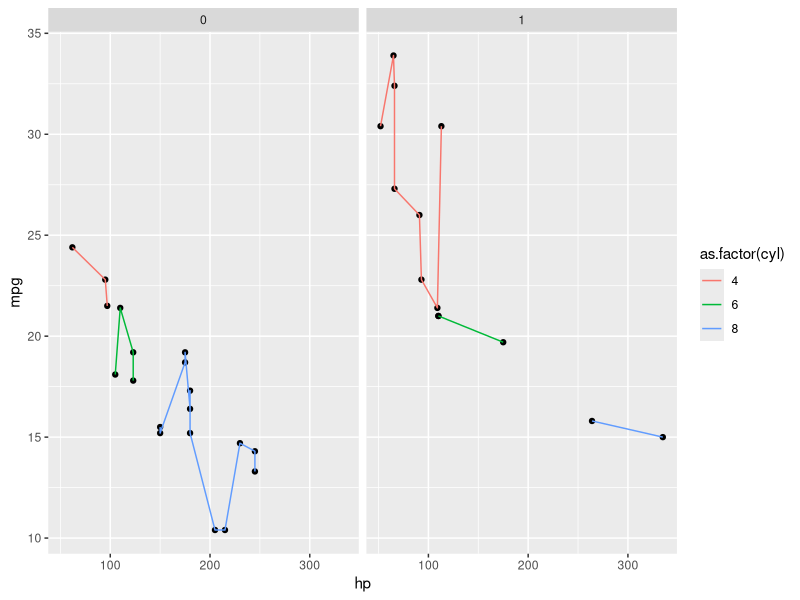

Generate this figure with R:
## ---- chunk 1
library(ggplot2)
# nothing to plot, but PANEL and group are intitialised
head(
  ggplot_build(ggplot(mtcars))$data[[1]]
)

# aesthetics are placed on the layer data
p <- ggplot(mtcars, aes(x =  hp, y = mpg))
head(
  ggplot_build(p)$data[[1]]
)

# default aesthetic values are now propagated to the layer data
# once we call a geom
p <- p + geom_point()
head(
  ggplot_build(p)$data[[1]]
)

# adding in another layer with a new aesthetic 
p <- p + geom_line(aes(colour = as.factor(cyl)))

# layer 1 is the same
head(
  ggplot_build(p)$data[[1]]
)

# layer 2 inherits layer 1 aesthetics and adds default aesthetics for that geom
# group is now propgated
head(
  ggplot_build(p)$data[[2]]
)

# adding a facet doesn't change data, instead when a plot is built
# the aes variables contained in a facet are mapped to the appropriate
# panel
p <- p + facet_wrap(~ am)
head(
  ggplot_build(p)$data[[2]]
)

